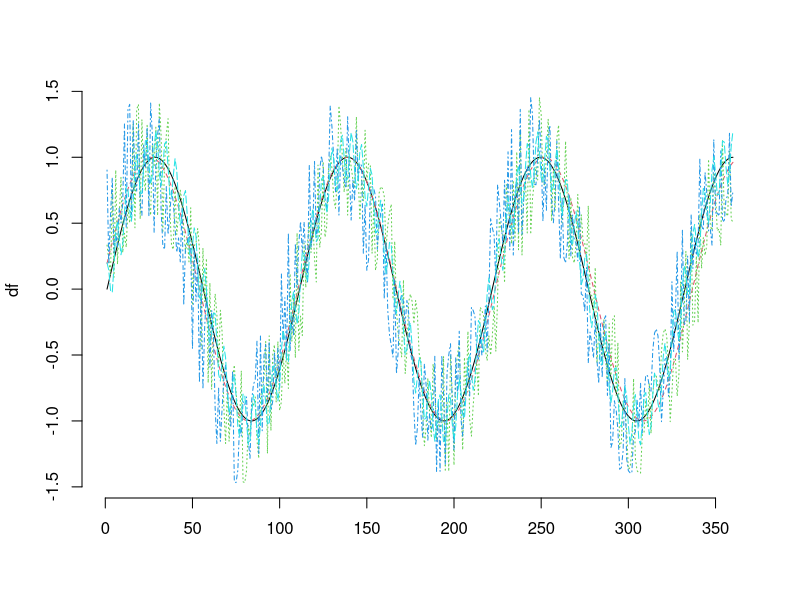
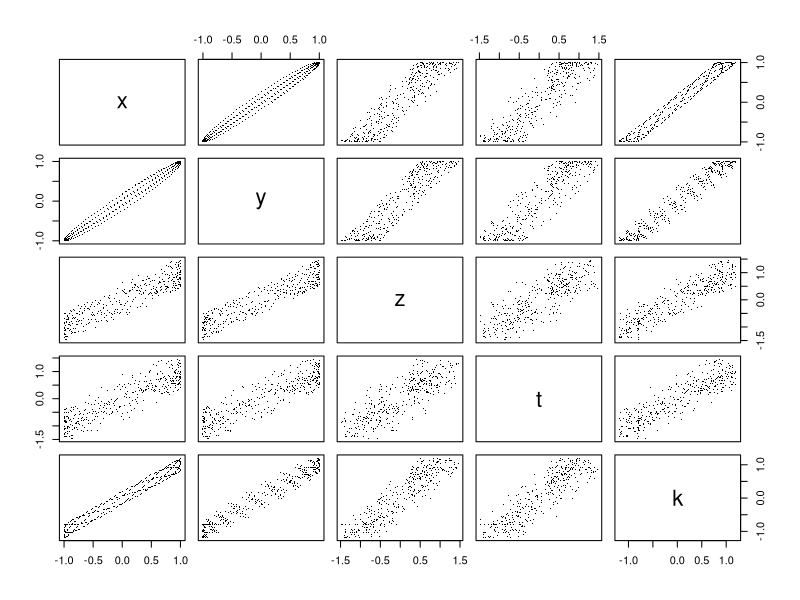
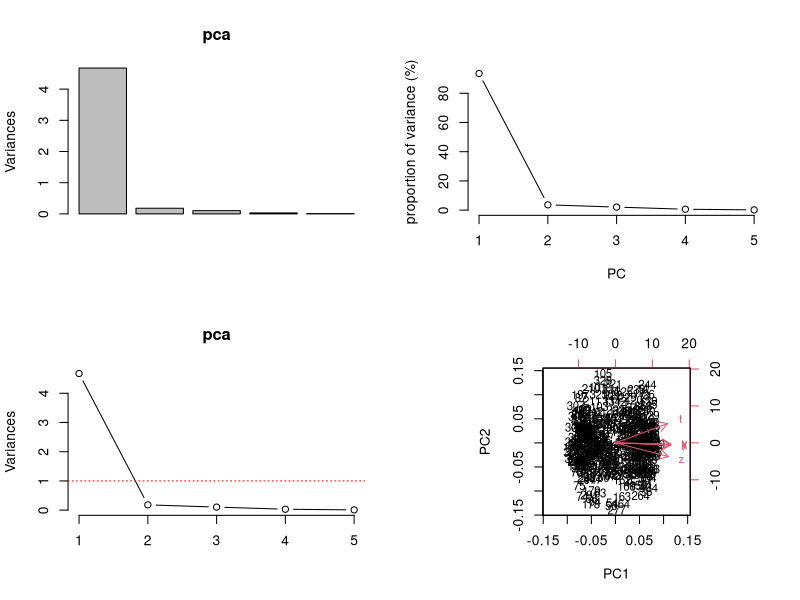
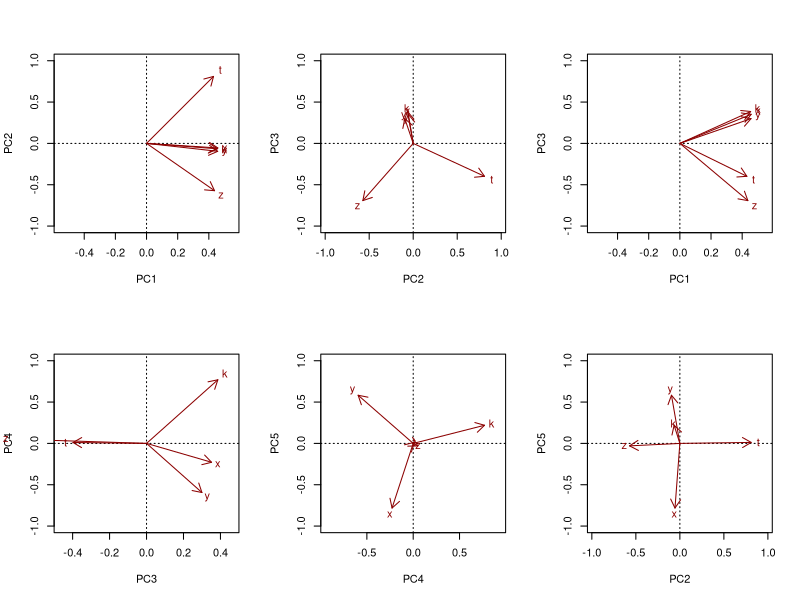
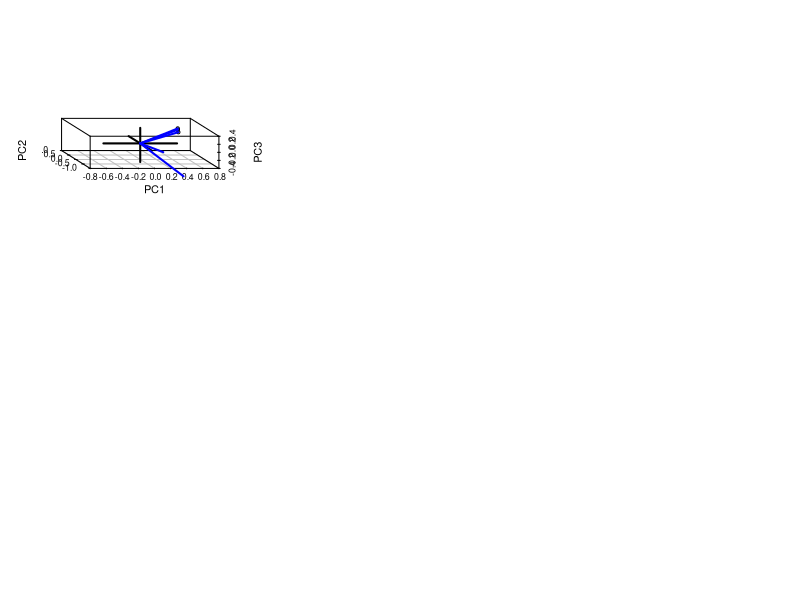

Generate these figures, in order, with R:
## ---- chunk 1
x <- sin(seq(0, 6.5*pi, length.out = 360))
y <- sin(seq(pi/16, 6.5*pi, length.out = 365))
z <- jitter(y, amount = 0.5) # jitter data the amount of 0.5
t <- z[6:365] # lag 5 units
y <- y[1:360]; z <- z[1:360]
k <- x + cos(seq(0, 128*pi, length.out = 360)) * 0.2
df <- data.frame(x = x, y = y, z = z, t = t, k = k)
pca <- prcomp(df, center = TRUE, scale. = TRUE)
## ---- chunk 2
matplot(df, type = "l", bty = "n")
plot(df, pch = ".", cex = 0.1)
## ---- chunk 3
round(cor(df), 2) # correlation
round(var(df), 2) # variance & covariance
round(sqrt(diag(var(df))), 2) # std dev
## ---- chunk 4
eig <- (pca$sdev) ^ 2 # Eigenvalues
print(eig)
variance <- eig * 100/sum(eig) # variance in percentage
print(variance)
cumvar <- cumsum(variance) # Cumulative variance
print(cumvar)
## ---- chunk 5
var_cor_func <- function(var.loadings, comp.sdev) var.loadings*comp.sdev
# Variable correlation/coordinates
loadings <- pca$rotation
sdev <- pca$sdev
var.coord <- var.cor <- t(apply(loadings, 1, var_cor_func, sdev))
head(var.coord[, 1:4])
## ---- chunk 6
print(pca)
s.pca <- summary(pca) # variation explained by each component (as percentage)
print(s.pca)
layout(matrix(c(1,2,3,4), 2, 2, byrow = TRUE), widths = c(2,2), heights = c(2,2))
plot(pca) # Variance explained by each component
# or let's plot proportion of variance as percentage
plot(s.pca$importance[2,]*100, type = "b", bty = "n", ylab = "proportion of variance (%)", xlab = "PC")
screeplot(pca, type = "lines") # another function to plot variation of variance
abline(h = 1,lty = 3, col = "red")
biplot(pca)
## ---- chunk 7
myplot <- function(r, d1 = 1, d2 = 2) {
  r <- r[, c(d1, d2)]
  mx <- max(range(r[,1]))
  plot(r, type = "n", ylim = c(-1, 1), xlim = c(-mx*1.2, mx*1.2), xlab = paste0("PC", d1), ylab = paste0("PC", d2))
  abline(v = 0, h = 0, lty = 3)
  arrows(0, 0, r[,1], r[,2], len = 0.1, col = "darkred")
  text(1.1 * r, rownames(r), col = "darkred", xpd = TRUE, cex = 1)
}
r <- pca$rotation
layout(matrix(c(1,2,3,4,5,6), 2, 3, byrow = TRUE), widths = c(1,1,1), heights = c(1,1,1))
myplot(r)
myplot(r, 2, 3)
myplot(r, 1, 3)
myplot(r, 3, 4)
myplot(r, 4, 5)
myplot(r, 2, 5)
## ---- chunk 8
library(scatterplot3d)
mx1 <- max(range(r[,1]))
mx2 <- max(range(r[,2]))
mx3 <- max(range(r[,3]))
plt <- scatterplot3d(r[,1], r[,2], r[,3], angle = 130, asp = 0.5,
              xlim = c(-mx1, mx1), ylim = c(-mx2, mx2), zlim = c(-mx3, mx3),
              xlab = "PC1", ylab = "PC2", zlab = "PC3")
plt$points3d(x=c(0,0), y=c(0,0),z=c(-mx3*1.2, mx3), type="l", col="black", lwd = 2)
plt$points3d(x=c(-mx1,mx1), y=c(0,0),z=c(0,0), type="l", col="black", lwd = 2)
plt$points3d(x=c(0,0), y=c(-mx2,mx2),z=c(0,0), type="l", col="black", lwd = 2)
for (i in 1:5)
  plt$points3d(x=c(0,r[i,1]), y=c(0,r[i,2]),z=c(0, r[i,3]), type="l", col="blue", lwd=2)
## ---- chunk 9
pc1 <- drop(scale(as.matrix(df), center = pca$center,
             scale = pca$scale) %*% pca$rotation[, 1])
all.equal(pc1, pca$x[,1]) # TRUE
## ---- chunk 10
var.cos2 <- var.coord^2
comp.cos2 <- apply(var.cos2, 2, sum)
contrib <- function(var.cos2, comp.cos2){var.cos2*100/comp.cos2}
var.contrib <- t(apply(var.cos2,1, contrib, comp.cos2))
print(var.contrib)
colSums(var.contrib)
